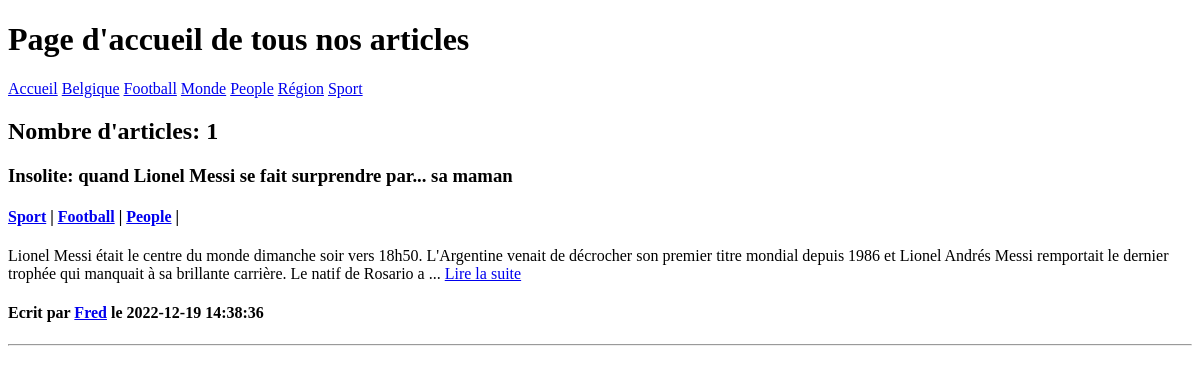
Before: /28-mysqli-crud/public/index.php with the older database file.
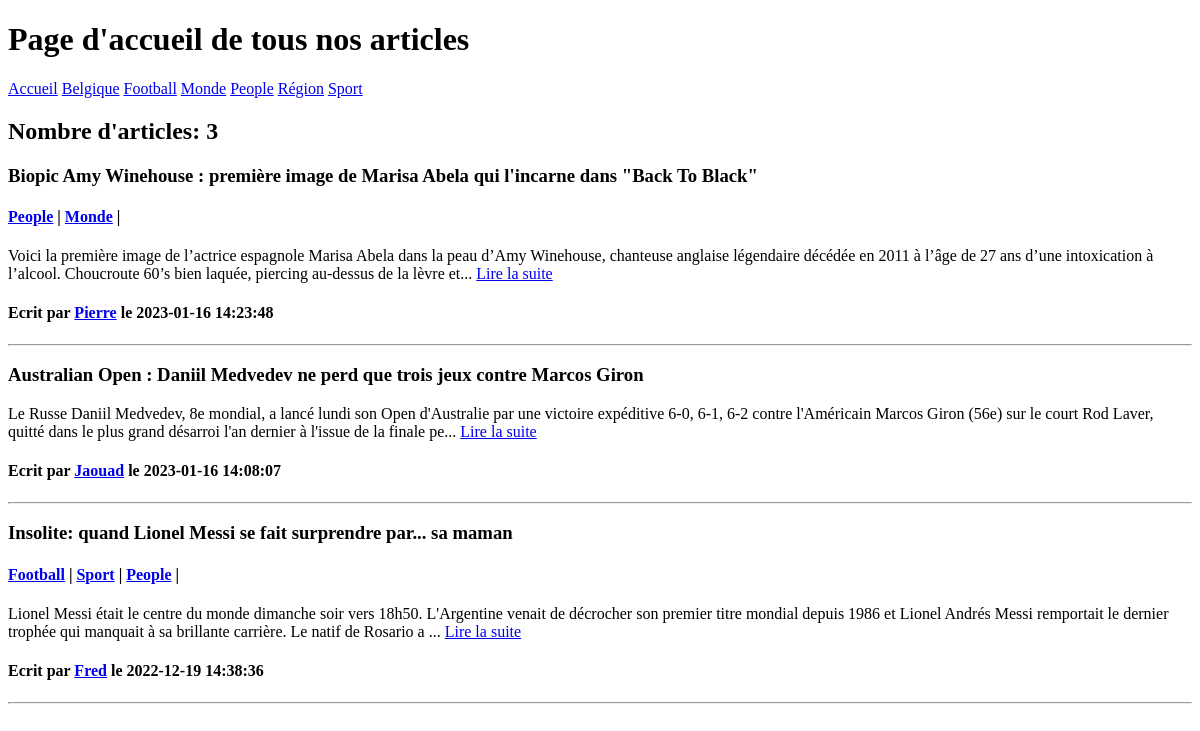
After: the same page with the newer database file.
### tables this page shows
CREATE TABLE IF NOT EXISTS `rubriques` (
  `idrubriques` int(10) UNSIGNED NOT NULL AUTO_INCREMENT,
  `rub_title` varchar(200) NOT NULL,
  `rub_text` varchar(800) DEFAULT NULL,
  PRIMARY KEY (`idrubriques`)
);

CREATE TABLE IF NOT EXISTS `articles` (
  `idarticles` int(10) UNSIGNED NOT NULL AUTO_INCREMENT,
  `art_title` varchar(200) NOT NULL,
  `art_text` text NOT NULL,
  `art_date` datetime DEFAULT current_timestamp(),
  `users_idusers` int(10) UNSIGNED DEFAULT NULL,
  PRIMARY KEY (`idarticles`),
  KEY `fk_articles_users1_idx` (`users_idusers`)
);

CREATE TABLE IF NOT EXISTS `users` (
  `idusers` int(10) UNSIGNED NOT NULL AUTO_INCREMENT,
  `user_login` varchar(80) NOT NULL,
  `user_pwd` varchar(255) NOT NULL,
  `user_name` varchar(180) NOT NULL,
  PRIMARY KEY (`idusers`),
  UNIQUE KEY `user_login_UNIQUE` (`user_login`)
);

### 28-mysqli-crud/view/homepageView.php (the view, shortened to what this page needs)
<!DOCTYPE html>
<html lang="en">
<head>
</head>
<body>
    <h1>Page d'accueil de tous nos articles</h1>
    <nav class="inline-block;">
        <a href="./">Accueil</a>
        <?php
        foreach($resultatRubriques AS $item):
        ?>
        <a href="?section=<?=$item['idrubriques']?>"><?=$item['rub_title']?></a>
        <?php
        endforeach;
        ?>
    </nav>
    <?php
    if(empty($resultatArticles)):
    ?>
    <h2>Pas encore d'articles sur ce site</h2>
    <?php
    else:
    ?>
    <h2>Nombre d'articles: <?=$nbArticles?></h2>
    <?php
        foreach($resultatArticles as $item):
            ?>
    <div class="article">
    <h3><?=$item['art_title']?></h3>
    <?php
if (!empty($item['idrubriques'])):
    $idsection = explode(",", $item['idrubriques']);
    $nomsection = explode("|||", $item['rub_title']);
    $rubriques = "";
    foreach ($idsection as $clef => $valeur) {
        $rubriques .= "<a href='?section=$valeur'>{$nomsection[$clef]}</a> | ";
    }
    ?>
    <h4><?=$rubriques?></h4>
    <?php
endif;
    ?>
    <p><?=$item['art_text']?>... <a href="?article=<?=$item['idarticles']?>">Lire la suite</a></p>
    <h4>Ecrit par <a href="?auteur=<?=$item['idusers']?>"><?=$item['user_login']?></a> le <?=$item['art_date']?></h4>
    <hr>
    </div>
            <?php
        endforeach;
    endif;
    ?>
</body>
</html>

### 28-mysqli-crud/public/index.php (shortened to what this page needs)
<?php
try{
    $db = mysqli_connect(DB_HOST,DB_LOGIN,DB_PWD,DB_NAME,DB_PORT);
    mysqli_set_charset($db, DB_CHARSET);
}catch(Exception $e){
    exit(mb_convert_encoding($e->getMessage(),'UTF-8','ISO-8859-1'));
}
if(!isset($_GET['section']) && !isset($_GET['article']) && !isset($_GET['auteur'])){
        $query = mysqli_query($db,$sql) or die('Erreur de $query');
        $nbArticles = mysqli_num_rows($query);
        $resultatArticles = mysqli_fetch_all($query, MYSQLI_ASSOC);
        $sql = "SELECT idrubriques, rub_title FROM rubriques
        # WHERE idrubriques = 20
         ORDER BY rub_title ASC;";
        $query = mysqli_query($db,$sql) or die('Erreur de $query');
        $resultatRubriques = mysqli_fetch_all($query, MYSQLI_ASSOC);
        include_once '../view/homepageView.php';
}

Changed rows visible on the page:
added articles: art_title "Biopic Amy Winehouse : première image de Marisa Abela qui l'incarne dans \"Back To Black\"", clef "People", clef "Monde", art_text "Voici la première image de l’actrice espagnole Marisa Abela dans la peau d’Amy Winehouse, chanteuse anglaise légendaire décédée en 2011 à l’âge de 27 ans d’une intoxication à l’alcool. Choucroute 60’s bien laquée, piercing au-dessus de la lèvre et", users_idusers.user_login "Pierre", art_date "2023-01-16 14:23:48"
added articles: art_title "Australian Open : Daniil Medvedev ne perd que trois jeux contre Marcos Giron", art_text "Le Russe Daniil Medvedev, 8e mondial, a lancé lundi son Open d'Australie par une victoire expéditive 6-0, 6-1, 6-2 contre l'Américain Marcos Giron (56e) sur le court Rod Laver, quitté dans le plus grand désarroi l'an dernier à l'issue de la finale pe", users_idusers.user_login "Jaouad", art_date "2023-01-16 14:08:07"
Other visible differences:
$nbArticles: "1" → "3"
